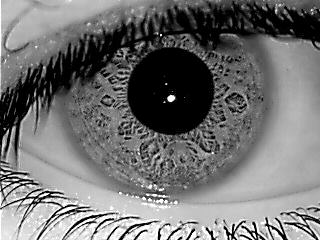
#> input picture code/IITD Database/100/01_L.bmp, 320 x 240 px
$ python segmentation.py
#> lines starting #> are read from the running program, lines starting #| are printed output that depends on the picture; after the words box and inside, x2 and y2 are one past the last pixel; in counts of white or black regions, pixels touching at a corner belong together

import matplotlib.pyplot as plt
import numpy as np
import cv2
import os
from skimage.morphology import erosion, dilation, opening, closing, white_tophat
from skimage.morphology import black_tophat, skeletonize, convex_hull_image
from skimage.morphology import disk
import scipy
from scipy import ndimage
def rgb2gray(rgb):
      return np.dot(rgb[...,:3], [0.299, 0.587, 0.114])
plt.figure(figsize=(15,15))
def center(gaussian_img):
    edges = cv2.Canny(gaussian_img,50,100)
    cimg = cv2.cvtColor(edges,cv2.COLOR_GRAY2BGR)
    circles = cv2.HoughCircles(edges,cv2.HOUGH_GRADIENT,1,20,
                            param1=50,param2=30,minRadius=0,maxRadius=0)
    circles = np.uint16(np.around(circles))
    center=circles[0,:]
    x=int(center[0,0])
    y=int(center[0,1])
    r=int(center[0,2])
    return (x,y,r)

def radius(gaussian_img):
    edges = cv2.Canny(gaussian_img,20,20)
    cimg = cv2.cvtColor(edges,cv2.COLOR_GRAY2BGR)
    circles = cv2.HoughCircles(edges,cv2.HOUGH_GRADIENT,1,20,
                            param1=50,param2=30,minRadius=0,maxRadius=0)
    circles = np.uint16(np.around(circles))
    circles=circles[0,:]
    circles = np.uint16(np.around(circles))
    radiuses=circles[:,2]
    x=[]
    for i in range(len(radiuses)):
        if(radiuses[i]<115 and radiuses[i]>100):
            x.append(radiuses[i])
    return int(np.mean(x))

path=os.getcwd()
path=os.path.join(path,r"IITD Database")

for i in range(100,125):
    img_path=os.path.join(path,str(i))
    img_path=os.path.join(img_path,"01_L.bmp")
    print(img_path)
    image=np.array(cv2.imread(img_path))
#> image is the input picture: shape (240, 320, 3); min 0, max 255, mean 114.1
    gray_img=np.uint8(rgb2gray(image))
    selem = disk(6)
    b_tophat = black_tophat(gray_img, selem)
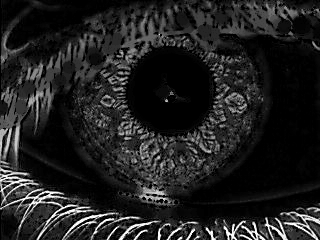
#> b_tophat: shape (240, 320); min 0, max 254, mean 33.2
    resultant_img=b_tophat+gray_img
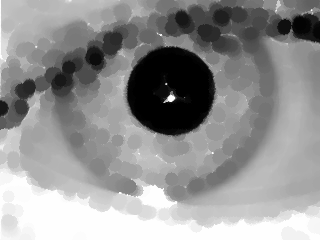
#> resultant_img: shape (240, 320); min 0, max 254, mean 147
    median_img = cv2.medianBlur(resultant_img,5)
    gaussian_img=scipy.ndimage.filters.gaussian_filter(median_img,
                                                       sigma=1.90, order=0,output=None,
                                                       mode='reflect',
                                                       cval=0.0, truncate=4.0)
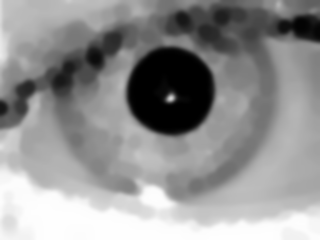
#> gaussian_img: shape (240, 320); min 0, max 254, mean 145.9
    x,y,r=center(gaussian_img)
#> in center, `edges = cv2.Canny(gaussian_img,50,100)`:
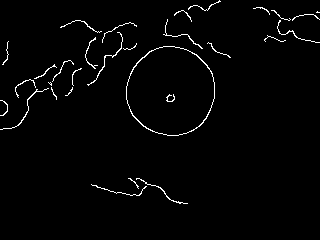
#> edges: shape (240, 320); 1.9% white in thin lines or dots, all inside (x1, y1, x2, y2) = (0, 0, 320, 204)
#> in center, `circles = cv2.HoughCircles(edges,cv2.HOUGH_GRADIENT,1,20, param1=50,pa..`: circles = [[170.5, 90.5, 44.9]]
#> in center, `circles = np.uint16(np.around(circles))`: circles = [[170, 90, 45]]
#> in center, `x=int(center[0,0])`: x = 170
#> in center, `y=int(center[0,1])`: y = 90
#> in center, `r=int(center[0,2])`: r = 45
#> x = 170; y = 90; r = 45
    R=radius(gaussian_img)
#> in radius, `edges = cv2.Canny(gaussian_img,20,20)`:
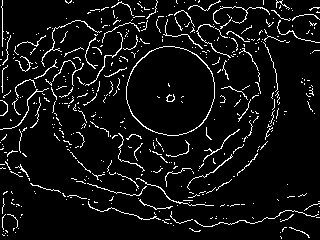
#> edges: shape (240, 320); 6.8% white in thin lines or dots
#> in radius, `cimg = cv2.cvtColor(edges,cv2.COLOR_GRAY2BGR)`: cimg: shape (240, 320, 3); 6.8% white in thin lines or dots
#> in radius, `circles = cv2.HoughCircles(edges,cv2.HOUGH_GRADIENT,1,20, param1=50,pa..`: circles = 73 rows, first 8: [116.5, 108.5, 102.6], [170.5, 90.5, 44.9], [175.5, 111.5, 110.4], [150.5, 119.5, 97], [195.5, 92.5, 83.1], [140.5, 98.5, 87.4], [212.5, 127.5, 98.1], [147.5, 79.5, 67.6]
#> in radius, `circles = np.uint16(np.around(circles))`: circles = 73 rows, first 8: [116, 108, 103], [170, 90, 45], [176, 112, 110], [150, 120, 97], [196, 92, 83], [140, 98, 87], [212, 128, 98], [148, 80, 68]
#> in radius, `radiuses=circles[:,2]`: radiuses = 73 values, max 116 at index 39, min 12 at index 72, mean 49.04
#> the loop in radius, `for i in range(len(radiuses)):` made 73 passes
#> after the loop in radius, `for i in range(len(radiuses)):`: x = [103, 110, 102, 104]
#> R = 104
    cv2.circle(image,(x,y),r,(255,0,0),2)
    cv2.circle(image,(x,y),int(R*1.01),(255,0,0),2)
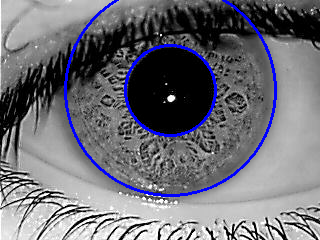
#> image: shape (240, 320, 3); mean B, G, R 119.1, 111.1, 111.1
    plt.grid(False)
    plt.subplot(5,5,i-99)
    plt.imshow(image,cmap ='gray')
plt.show()
#> figure, not shown here; B, G, R data is drawn as R, G, B
